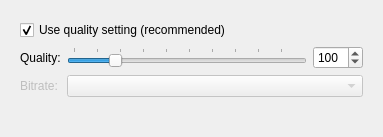
<?xml version="1.0" encoding="UTF-8"?>
<ui version="4.0">
 <class>aacConfigPage</class>
 <widget class="QWidget" name="aacConfigPage">
  <property name="geometry">
   <rect>
    <x>0</x>
    <y>0</y>
    <width>383</width>
    <height>137</height>
   </rect>
  </property>
  <property name="windowTitle">
   <string>AAC encoding configuration</string>
  </property>
  <layout class="QVBoxLayout" name="verticalLayout_2">
   <item>
    <widget class="QWidget" name="widget" native="true">
     <layout class="QVBoxLayout" name="verticalLayout">
      <item>
       <widget class="QCheckBox" name="aacUseQualityCheck">
        <property name="text">
         <string>Use quality setting (recommended)</string>
        </property>
        <property name="checked">
         <bool>true</bool>
        </property>
       </widget>
      </item>
      <item>
       <layout class="QFormLayout" name="formLayout">
        <item row="0" column="0">
         <widget class="QLabel" name="qualityLabel">
          <property name="text">
           <string extracomment="ACC preferences: label caption">Quality:</string>
          </property>
         </widget>
        </item>
        <item row="0" column="1">
         <layout class="QHBoxLayout" name="horizontalLayout_6">
          <item>
           <widget class="QSlider" name="aacQualitySlider">
            <property name="sizePolicy">
             <sizepolicy hsizetype="Expanding" vsizetype="Fixed">
              <horstretch>0</horstretch>
              <verstretch>0</verstretch>
             </sizepolicy>
            </property>
            <property name="minimumSize">
             <size>
              <width>200</width>
              <height>0</height>
             </size>
            </property>
            <property name="minimum">
             <number>10</number>
            </property>
            <property name="maximum">
             <number>500</number>
            </property>
            <property name="singleStep">
             <number>1</number>
            </property>
            <property name="pageStep">
             <number>25</number>
            </property>
            <property name="value">
             <number>100</number>
            </property>
            <property name="orientation">
             <enum>Qt::Horizontal</enum>
            </property>
            <property name="tickPosition">
             <enum>QSlider::TicksAbove</enum>
            </property>
            <property name="tickInterval">
             <number>50</number>
            </property>
           </widget>
          </item>
          <item>
           <widget class="QSpinBox" name="aacQualitySpin">
            <property name="minimumSize">
             <size>
              <width>50</width>
              <height>0</height>
             </size>
            </property>
            <property name="minimum">
             <number>10</number>
            </property>
            <property name="maximum">
             <number>500</number>
            </property>
            <property name="value">
             <number>100</number>
            </property>
           </widget>
          </item>
         </layout>
        </item>
        <item row="1" column="0">
         <widget class="QLabel" name="bitrateLabel">
          <property name="enabled">
           <bool>false</bool>
          </property>
          <property name="text">
           <string extracomment="ACC preferences: label caption">Bitrate:</string>
          </property>
         </widget>
        </item>
        <item row="1" column="1">
         <widget class="QComboBox" name="aacBitrateCbx">
          <property name="enabled">
           <bool>false</bool>
          </property>
          <property name="toolTip">
           <string>Sets target bitrate (in kb/s).</string>
          </property>
         </widget>
        </item>
       </layout>
      </item>
     </layout>
    </widget>
   </item>
  </layout>
 </widget>
 <tabstops>
  <tabstop>aacUseQualityCheck</tabstop>
  <tabstop>aacQualitySlider</tabstop>
  <tabstop>aacQualitySpin</tabstop>
 </tabstops>
 <resources/>
 <connections/>
</ui>
